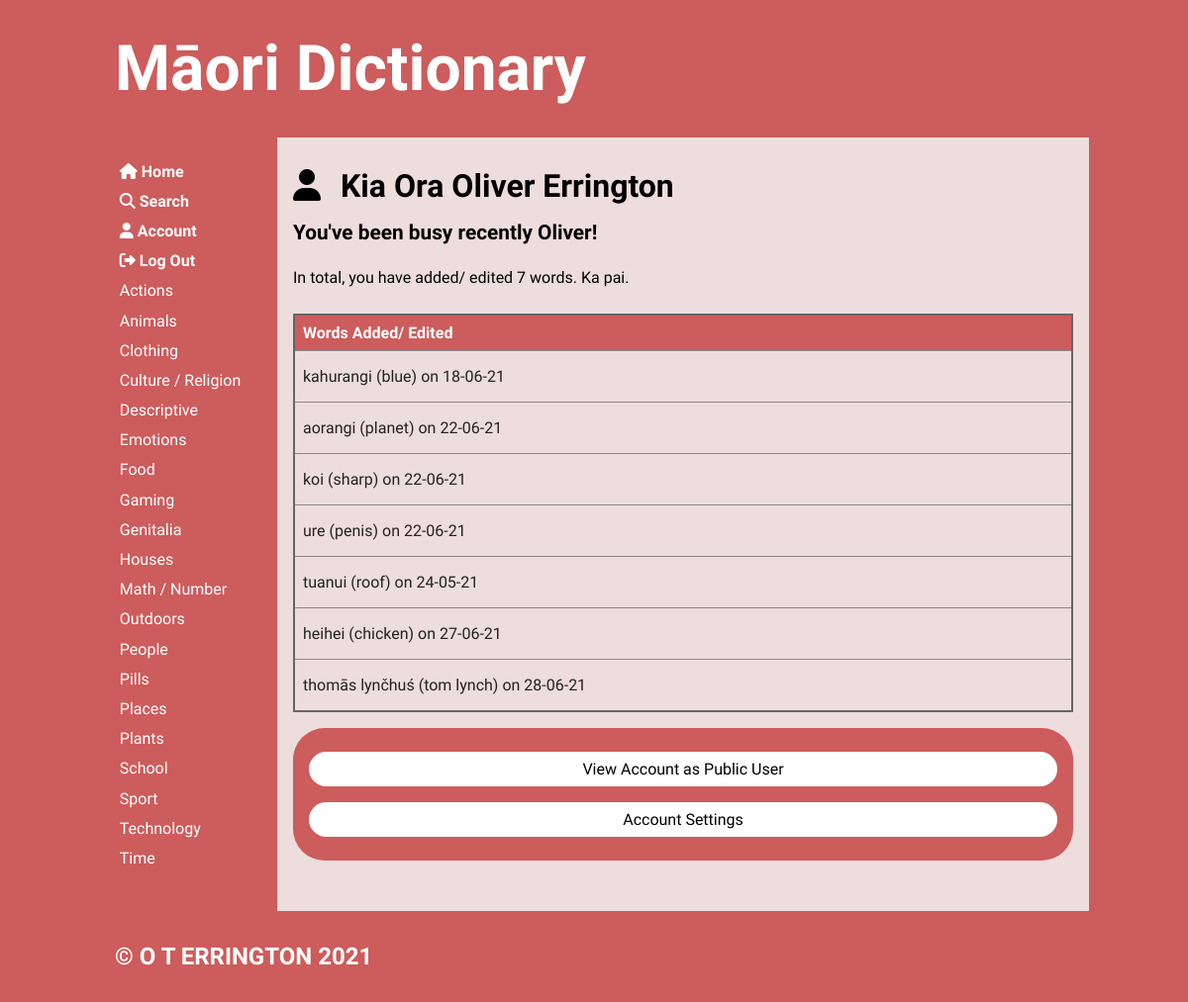
/user (signed in), run on an earlier commit of the app's database.
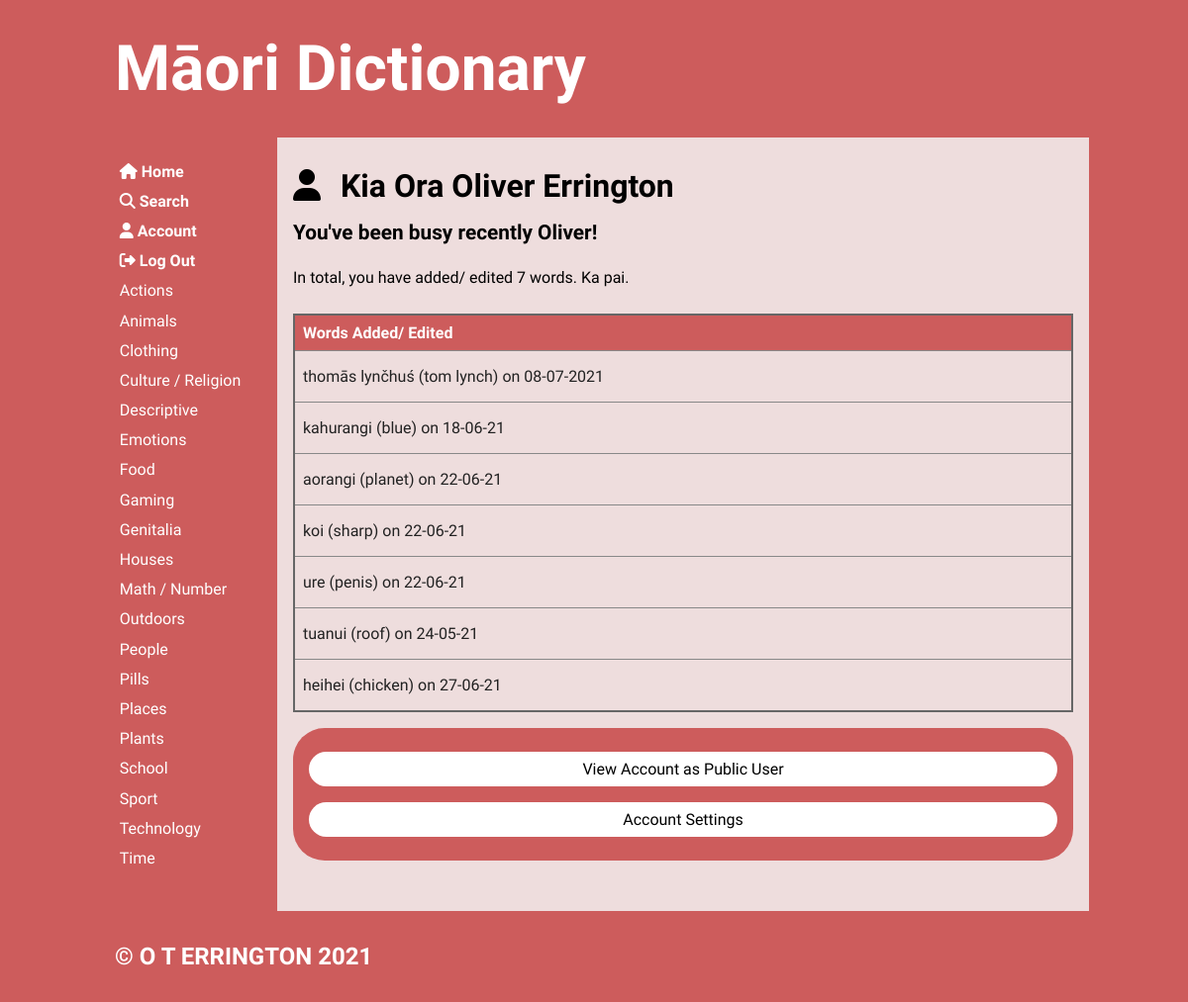
And on a later commit of the database.
### tables this page shows
CREATE TABLE "categories"
(
	cat_id integer
		constraint Category_pk
			primary key autoincrement,
	category varchar(20)
);

CREATE TABLE "words"
(
	word_id integer
		constraint words_pk
			primary key autoincrement,
	maori varchar(20),
	english varchar(20),
	cat_id integer,
	definition varchar(100),
	word_level integer,
	user_id integer,
	image varchar(50),
	date_added varchar(10)
);

### app.py (the view)
@app.route('/user')
def render_user_page():
    if not is_logged_in():  # redirects home if not logged in
        flash('You are not logged in')
        return redirect('/')
    con = create_connection(DB_NAME)
    query = """SELECT user_id, fname, lname, email
    FROM users
    WHERE user_id=?"""
    cur = con.cursor()
    cur.execute(query, (session['user_id'],))
    user_info = cur.fetchall()
    query = """SELECT word_id, maori, english, user_id, date_added
    FROM words
    WHERE user_id=?
    ORDER BY date_added"""
    cur = con.cursor()
    cur.execute(query, (session['user_id'],))
    user_words_info = cur.fetchall()
    con.close()
    return render_template('user.html', categories=get_categories(),
                           logged_in=is_logged_in(), user_info=user_info,
                           user_words_info=user_words_info)

### app.py (called while the page is built)
def create_connection(db_file):
    try:
        connection = sqlite3.connect(db_file)
        return connection
    except Error as e:  # unless there's an error
        print(e)
    return None

def get_categories():
    con = create_connection(DB_NAME)
    query = """SELECT cat_id, category
            FROM categories
            ORDER BY category"""
    cur = con.cursor()
    cur.execute(query)
    category_list = cur.fetchall()
    con.close()
    return category_list

def is_logged_in():
    if session.get("email") is None:
        print("not logged in")
        return False
    else:  # if email isn't empty then user must be logged in
        print("logged in")
        return True

### templates/user.html (shortened to what this page needs)
{% extends 'base.html' %}
{% block main %}
    <div>
        <i class="fas fa-user user-img"></i>
        <span class="span-heading">Kia Ora {{ user_info[0][1] }} {{ user_info[0][2] }}</span>
    </div>
    {% if user_words_info|length == 0 %}
        <h4>You haven't added any words yet!</h4>
        <p>Select a category, and then press the add word button at the bottom of the page to begin adding words.</p>
        <br>
    {% else %}
        <h4>You've been busy recently {{ user_info[0][1] }}!</h4>
        <p>In total, you have added/ edited {{ user_words_info|length }} words. Ka pai.</p>
        <br>
        <table>
            <tr>
                <th>Words Added/ Edited</th>
            </tr>
            {% for user_word_info in user_words_info %}
                <tr class="category-highlight">
                    <td>
                        <a href="/word/{{ user_word_info[0] }}">
                            <p>
                                {{ user_word_info[1] }} ({{ user_word_info[2] }}) on {{ user_word_info[4] }}
                            </p>
                        </a>
                    </td>
                </tr>
            {% endfor %}
        </table>
    {% endif %}
    <div class="buttons">
        <button onclick="window.location.href='/publicuser/{{ user_info[0][0] }}'">
            View Account as Public User
        </button>
        <button onclick="window.location.href='/usersettings'">
            Account Settings
        </button>
    </div>
{% endblock %}

### templates/base.html (shortened to what this page needs)
<!doctype html>
<html lang="en">
<head>
	<link href="{{ url_for('static', filename='css/style.css') }}" rel="stylesheet">
</head>
<body>
	<div id="container">
		<header>
			<a href="/"><h1>Māori Dictionary</h1></a>
		</header>
		<nav>
			<ul>
                <li>
                    <a href="/">
                        <i class="fas fa-home"></i><b> Home</b><br>
                    </a>
                    <a href="/search">
                        <i class="fas fa-search"></i><b> Search</b><br>
                    </a>
                    {% if logged_in %}
                        <a href="/user">
                            <i class="fas fa-user"></i><b> Account</b><br>
                        </a>
                        <a href="/logout"><i class="fas fa-sign-out-alt"></i><b> Log Out</b><br></a>
                    {%  else %}
                        <a href="/login"><i class="fas fa-sign-in-alt"></i><b> Login</b><br></a>
                    {%  endif %}
                    {% for category in categories %}
                        <a href="/category/{{ category[0] }}">
                            {{ category[1] }} <br/>
                        </a>
                    {% endfor %}
                    <br><br>
                </li>
			</ul>
		</nav>
		<main>
            {% block main%}{% endblock %}
        </main>
		<footer>
			<h3>
				&copy; O T ERRINGTON 2021
			</h3>
		</footer>
	</div>
</body>
</html>

What changed in the data, as far as the page shows it:
changed words "thomās lynčhuś": date_added "28-06-21" → "08-07-2021"; moves up the list
